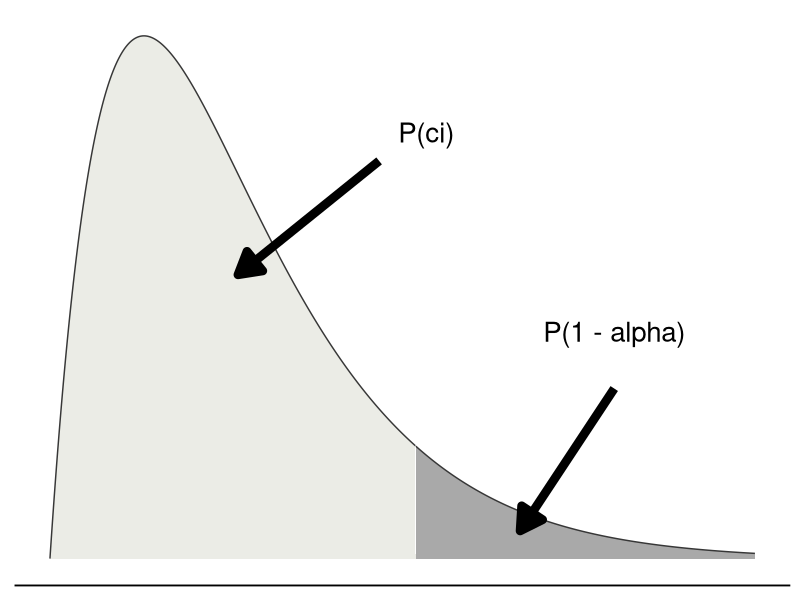

R code for this plot: (Note: this script raises an error after producing the figure.)
## ---- chunk 1
## Global options
knitr::opts_chunk$set(cache = FALSE, message = FALSE, warning = FALSE)

# Fix graphics API version mismatch issues by avoiding ragg
knitr::opts_chunk$set(dev = "png")
library(dplyr)
library(knitr)
library(kableExtra)
library(htmltools)
library(purrr)
library(ggplot2)
library(readr)
library(stringr)
fontsize = 14


block = function(x){
  htmltools::tags$table(
    htmltools::tags$tr(htmltools::tags$td("Explanation")),
    htmltools::tags$tr(htmltools::tags$td(htmltools::HTML(x)))
  )
}

box = function(title, ...){
  bslib::card(class = "cerulean",
              bslib::card_header(bslib::card_title(title)),
              bslib::card_body_fill(...))
}

## ---- chunk 2
dist = tibble(chisq = seq(from = 0.001, to = 15, by = 0.01),
       d = dchisq(chisq, df = 4),
       alpha = 0.10,
       ci = 1 - alpha,
       type = chisq > qchisq(ci, df = 4))

g1 = ggplot() +
  geom_area(data = dist, mapping = aes(x = chisq, y = d, fill = type), color = "#373737") +
  annotate("text", x = 8, y = 0.15, label = "P(ci)", size = 7) +
  annotate("segment", x = 7, xend = 4, y = 0.14, yend = 0.10, arrow = arrow(type = "closed"), size = 3) +
  annotate("text", x = 12, y = 0.08, label = "P(1 - alpha)", size = 7) +
  annotate("segment", x = 12, xend = 10, y = 0.060, yend = 0.01, arrow = arrow(type = "closed"), size = 3) +
  theme_classic(base_size = 14) +
  theme(axis.line.y = element_blank(),
        axis.ticks = element_blank(),
        axis.text = element_blank(),
        axis.title = element_blank()) +
  guides(fill = "none") +
  scale_fill_manual(values = c("#ebece6", "darkgrey"))
#ggsave(g1, filename = "images/qchisq_dist.png", width = 3, height = 1.5)

fix = function(x, n){x %>% format(scientific = FALSE) %>%  
    str_extract(paste(".[0-9]+[.][0-9]{", n, "}", sep = ""))}

tab_chisq = tidyr::expand_grid(
  df = c(1:21),
  alpha = c(0.995, 0.975, 0.20, 0.10, 0.05, 
        0.025, 0.02, 0.01, 0.005, 0.002, 0.001)) %>%
  mutate(
    # Calculate chi-squared for each percentile and df
    chisq = qchisq(1 - alpha, df),
    # For those which are *not* very tiny, just truncate
    chisq = case_when(
      alpha %in% c(0.995, 0.975) & df %in% c(1) ~ chisq %>% fix(7),
      alpha %in% c(0.995, 0.975) & df %in% c(2:3) ~ chisq %>% fix(3),
      TRUE ~ chisq %>% fix(2))) %>%
  mutate(ci = paste((1 - alpha) * 100, "%", sep = "")) %>%
  tidyr::pivot_wider(id_cols = c(df), names_from = ci, values_from = chisq)

tab_chisq %>% write_csv("workshops/chisq.csv")

k1 = tab_chisq %>%
  kable(booktabs = TRUE, format = "html", align = "c", escape = FALSE) %>%
  kable_styling(font_size = 12, bootstrap_options = c("striped", "responsive"),full_width = TRUE)%>%
  add_header_above(
    bold = TRUE, 
    header = c(" " = 1, "confidence interval ci = 1 - alpha level" = 11), escape = FALSE) %>%
  add_header_above(
    italic = TRUE, escape = FALSE,
    header = c(" " = 1, "Chi<sup>2</sup> = qchisq(p = ci, df)" = 11)) %>%
  add_header_above(
    bold = TRUE, escape = FALSE,
    header = c("Table 1: Chi<sup>2</sup> Statistics" = 12))

g1; k1
## ---- chunk 3
tribble(
  
  ~Data,  ~Censor,  ~Bounds,   ~Rule,     ~Code, ~Steps,
   
  "Complete", "None",   "both",  "$k_{ci,r} = \\chi^{2}_{ci, 2r} \\times \\frac{1}{2r}$",
    "qchisq(ci, df = 2*r) / (2*r)", "Lookup r in Table 3 or 4.",
  
  "Type I",  "Time",   "lower", "$k_{ci,r} = \\chi^{2}_{ci, 2r} \\times \\frac{1}{2r}$",
    "qchisq(ci, df = 2*r) / (2*r)", "Lookup r in Table 4.",
  
  "Type I", "Time", "upper", "$k_{ci,r} = \\chi^{2}_{ci, 2(r + 1)} \\times \\frac{1}{2r}$",  
    "qchisq(ci, df = 2*(r + 1)) / (2*r)", "Lookup r + 1 in Table 3.",
  
  "Type II", "Failures", "lower", "$k_{ci,r} = \\chi^{2}_{ci, 2r} \\times \\frac{1}{2r}$",
    "qchisq(ci, df = 2*r) / (2*r)", "Lookup r in Table 4.",
  
  "Type II", "Failures", "upper", "$k_{ci,r} =  \\chi^{2}_{ci, 2((r-1) + 1)} \\times \\frac{1}{2(r - 1)} \\times \\frac{(r - 1)}{r}$", "qchisq(ci, df = 2 * ( (r - 1) + 1)) / (2 * (r - 1) )  *  (r - 1) / r", "Lookup r - 1 in Table 3. Multiply k by $\\frac{(r-1)}{r}$."

) %>%
 kable(escape = FALSE, format = "html",  booktabs = TRUE,align = c("l","l","c","l","l", "l"),
       caption = "Table 2: Rules for Finding k-factors") %>%
  kable_styling(full_width = TRUE, bootstrap_options = c("striped", "responsive"), font_size = 12) %>%
  column_spec(column = 1, width = "1.5cm") %>%
  column_spec(column = 2, width = "1cm") %>%
  column_spec(column = 3, width = "1.5cm") %>%
  column_spec(column = 4, width = "4cm")
## ---- chunk 4
fix = function(x, n){x %>% format(scientific = FALSE) %>%  
    str_extract(paste(".[0-9]+[.][0-9]{", n, "}", sep = ""))}

table_k_upper = tidyr::expand_grid(
  r = c(1:41),
  ci = c(0.60, .80, 0.90, .95, .975, .99, .999)) %>%
  mutate(
    # Calculate chi-squared for each percentile and df
    k = qchisq(ci, df = 2*(r+1)) / (2*r)) %>%
  mutate(k = k %>% round(2)) %>%
  mutate(ci = paste(ci * 100, "%", sep = "")) %>%
  tidyr::pivot_wider(id_cols = c(r), names_from = ci, values_from = k)

table_k_upper %>% write_csv("workshops/k_upper.csv")

k2 = table_k_upper %>%
  kable(booktabs = TRUE, format = "html", align = "c", escape = TRUE) %>%
  add_header_above(
    bold = TRUE, escape = FALSE,
    header = c("r fails" = 1, "confidence interval (ci = 1 - alpha level)"  = 7)) %>%
  add_header_above(italic = TRUE, header = c(" " = 1, "k-upper = qchisq(ci, df = 2*(r+1)) / (2*r)" = 7)) %>%
  add_header_above(bold = TRUE, header = c(" " = 1, "Time/Type I Censoring; If Type II Censoring, be sure to adjust." = 7)) %>%
  add_header_above(bold = TRUE, header = c("Table 3: k-factors for One-Sided Exponential Upper Bound" = 8)) %>%
  kableExtra::column_spec(1,border_right = TRUE) %>%
  kable_styling(font_size = 12,bootstrap_options = c("striped", "responsive"), full_width = TRUE)
k2
## ---- chunk 5
fix = function(x, n){x %>% format(scientific = FALSE) %>%  
    str_extract(paste(".[0-9]+[.][0-9]{", n, "}", sep = ""))}

table_k_lower = tidyr::expand_grid(
  r = c(1:41),
  alpha = c(0.60, .80, 0.90, .95, .975, .99, .999)) %>%
  mutate(
    # Calculate chi-squared for each percentile and df
    k = qchisq(1 - alpha, df = (2*r)) / (2*r)) %>%
  mutate(k = k %>% round(2)) %>%
  mutate(ci = paste((1 - alpha) * 100, "%", sep = "")) %>%
  tidyr::pivot_wider(id_cols = c(r), names_from = ci, values_from = k)

table_k_lower %>% write_csv("workshops/k_lower.csv")

k3 = table_k_lower %>%
  kable(booktabs = TRUE, format = "html", align = "c", escape = TRUE) %>%
  add_header_above(
    bold = TRUE, escape = FALSE,
    header = c("r fails" = 1, "confidence interval (ci = 1 - alpha level)"  = 7)) %>%
  add_header_above(italic = TRUE, header = c(" " = 1, "k-upper = qchisq(ci, df = 2*r) / (2*r)" = 7)) %>%
  add_header_above(bold = TRUE, header = c(" " = 1, "Type I & II Censoring, No Censoring" = 7)) %>%
  add_header_above(bold = TRUE, header = c("Table 4: k-factors for One-Sided Exponential Lower Bound" = 8)) %>%
  column_spec(1,border_right = TRUE) %>%
  kable_styling(font_size = 12, bootstrap_options = c("striped", "responsive"),full_width = TRUE) 
# View table
k3
## ---- chunk 6

# # Let's calculate our own d function
# dn = function(n, reps = 1e4){
#   # For 10,0000 reps
#   tibble(rep = 1:reps) %>%
#     # For each rep,
#     group_by(rep) %>%
#     # Simulate the ranges of n values
#     summarize(r = rnorm(n = n, mean = 0, sd = 1) %>% range() %>% diff() %>% abs()) %>%
#     ungroup() %>%
#     # And calculate...
#     summarize(
#       # Mean range
#       d2 = mean(r),
#       # standard deviation of ranges
#       d3 = sd(r),
#       # and constants for obtaining lower and upper ci for rbar
#       D3 = 1 - 3*(d3/d2), # sometimes written D3
#       D4 = 1 + 3*(d3/d2), # sometimes written D4
#       # Sometimes D3 goes negative; we need to bound it at zero
#       D3 = if_else(D3 < 0, true = 0, false = D3) ) %>%
#     return()
# }
# 
# # Let's write a function bn() to calculate our B3 and B4 statistics for any subgroup size n
# bn = function(n, reps = 1e4){
#   tibble(rep = 1:reps) %>%
#     group_by(rep) %>%
#     summarize(s = rnorm(n, mean = 0, sd = 1) %>% sd()) %>%
#     summarize(b2 = mean(s), 
#               b3 = sd(s),
#               C4 = b2, # this is sometimes called C4
#               A3 = 3 / (b2 * sqrt( n  )),
#               B3 = 1 - 3 * b3/b2,
#               B4 = 1 + 3 * b3/b2,
#               # bound B3 at 0, since we can't have a standard deviation below 0
#               B3 = if_else(B3 < 0, true = 0, false = B3)) %>%
#     return()
# }
# 
# library(dplyr)
# library(readr)
# d = tibble(n = 2:50) %>% split(.$n) %>% purrr::map_dfr(~dn(n = .x$n, reps = 10000), .id = "n") %>%
#   mutate(n = as.integer(n)) %>%
#   mutate(across(d2:D4, .fns = ~round(.x, 3))) %>%
#   select(n, d2:D4) 
#   write_csv("workshops/dn.csv")
# 
# b = tibble(n = 2:50) %>% split(.$n) %>% purrr::map_dfr(~bn(n = .x$n, reps = 10000), .id = "n") %>%
#   mutate(n = as.integer(n)) %>%
#   select(n, b2:B4) 
# 
# b %>%
#   mutate(across(b2:B4, .fns = ~round(.x, 3))) %>%
#   write_csv("workshops/bn.csv")


 
read_csv("workshops/dn.csv") %>%
    kable(booktabs = TRUE, format = "html", align = "c", escape = TRUE) %>%
  add_header_above(
    bold = TRUE, escape = FALSE,
    header = c("Subgroup Size" = 1, "Control Constants"  = 4), line = TRUE) %>%
  add_header_above(bold = TRUE, header = c("d-factor control constants" = 5), line = TRUE) %>%
  column_spec(1,border_right = TRUE) %>%
  kable_styling(font_size = fontsize, bootstrap_options = c("striped", "responsive"),full_width = TRUE)
## ---- chunk 7
# View table 
read_csv("workshops/bn.csv") %>%
    kable(booktabs = TRUE, format = "html", align = "c", escape = TRUE) %>%
  add_header_above(
    bold = TRUE, escape = FALSE,
    header = c("Subgroup Size" = 1, "Control Constants"  = 6), line = TRUE) %>%
  add_header_above(bold = TRUE, header = c("b-factor control constants" = 7), line = TRUE) %>%
  column_spec(1,border_right = TRUE) %>%
  kable_styling(font_size = fontsize, bootstrap_options = c("striped", "responsive"),full_width = TRUE)
# View table
## ---- chunk 8
c1 = box(title = "Exponential Distribution",
    span("$$ f(t) = \\lambda e^{-\\lambda t } $$"),
    span("$$ F(t) = 1 - e^{-\\lambda t } $$"),
    span("$$ MTTF = \\frac{1}{\\lambda} $$"))

c2 = box(title = "Weibull Distribution",
    span("$$ f(t) = \\frac{m}{c} (\\frac{t}{c})^{m-1} \\times e^{-(t / c)^m } $$"),
    span("$$ F(t) = 1 - e^{-(t/c)^m} $$")
)

c3 = box(
  title = "Estimating Lambda",
  span("$$ \\hat{\\lambda} = \\frac{r}{\\sum_{i=1}^{r}{ t_i } + (n - r) \\times T_{max}  } $$"),
  span("$$ Type \\ I: \\ T_{max} = \\ end \\ of \\ study \\ period \\\\ Type \\ II: \\ T_{max} = \\ time \\ of \\ last \\ failure $$")
)

c4 = box(title = "Maximum Failure Rate",
         span("$$  \\ when \\ r \\geq 1 \\ failures \\\\ \\lambda_{(1 - \\alpha)} = \\hat{\\lambda} \\times k_{ \\ r, (1-\\alpha)} $$"),
         span("$$ when \\ r = 0 \\ failures \\\\ \\lambda_{(1 - \\alpha)} = \\frac{-ln(\\alpha ) }{n \\times T} $$"))

c5 = box(title = "Chi-squared Statistic",
         span("$$ \\chi^{2} = \\sum{ \\frac{(observed - expected)^{2} }{ expected }} $$ "),
         span("$$ Degrees \\ of \\ Freedom \\ (df) \\ for \\ \\chi^{2} \\\\ df = n_{intervals}  - 1 - n_{parameters} $$")
         )

c6 = box(title = "Process Indices",
         span("$$ C_{p} = \\frac{ E_{upper} - E_{lower} }{6 \\sigma_{short} }
              \\\\
              C_{pk} = \\frac{ | E_{limit} - \\mu | }{3 \\sigma_{short} } $$"),
         span("$$ P_{p} = \\frac{ E_{upper} - E_{lower} }{6 \\sigma_{total} }
              \\\\
              P_{pk} = \\frac{ | E_{limit} - \\mu | }{3 \\sigma_{total} } $$"),
         
         )
bslib::layout_column_wrap(
  c1, c2, c3, c4, c5, c6,
  width = 0.5,
  fill = TRUE
)
